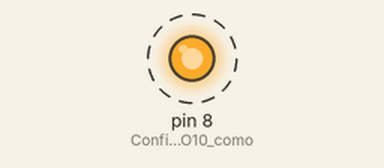
A sketch run on a simulated Arduino Uno, built with avr-gcc and run on an emulated ATmega328P. Parts: output pins drawn as LEDs (lit = HIGH). Dashed ring = blinking.

Above: at 0.1 s.
Timing chart, 0 to 3.0 s (numbered marks = the images above):
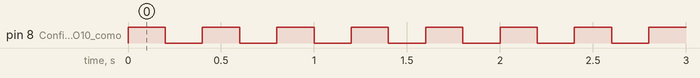

Measured:
- by itself, pin 8 (Configurar_el_GPIO10_como): alternates HIGH for 0.20 s and LOW for 0.20 s

The sketch:

sketch_dec12a.ino
```cpp
void setup() {
  pinMode(8, OUTPUT); // Configurar el GPIO10 como salida
}

void loop() {
  digitalWrite(8, HIGH); // Encender el LED
  delay(200);            // Esperar 1 segundo
  digitalWrite(8, LOW);  // Apagar el LED
  delay(200);            // Esperar 1 segundo
}
```
